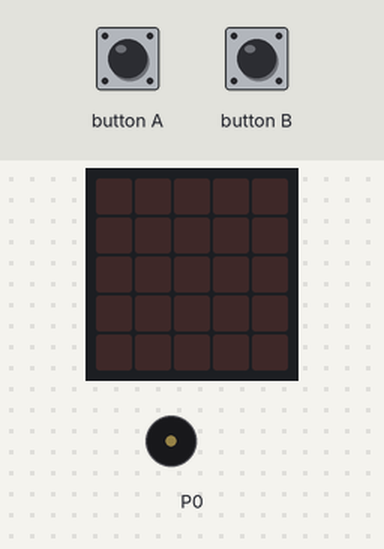
This program was run on a simulated BBC micro:bit (MakeCode). On the bench: the board's 5×5 LED display, buzzer (waves = sounding). Inputs (shaded band) come from the test bench. The 48×5 strip is a reading aid, not a part: it shows the text the display is scrolling, unrolled, one strip-width of it at a time.

Above: at 1.2 s.
1.3 s: button B pressed for 0.15 s
At 2.3 s:
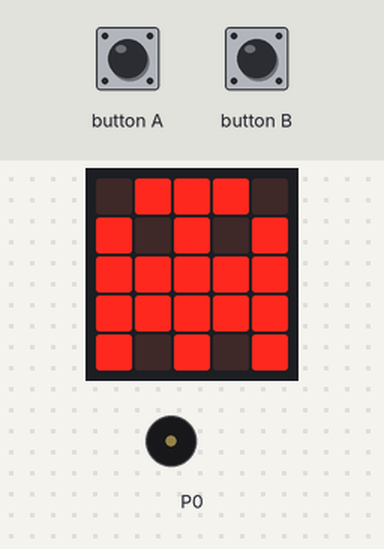
4.3 s: button A pressed for 0.15 s
At 7.8 s:
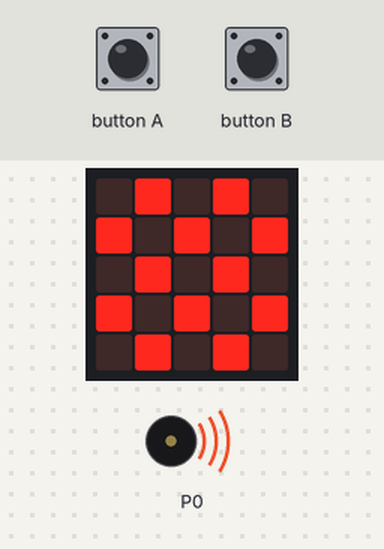
10.4 s: button B pressed for 0.15 s
At 14.5 s:
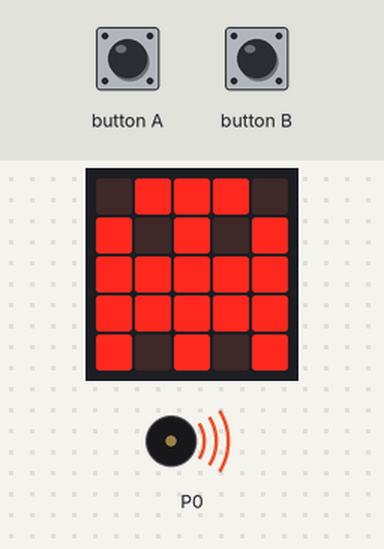
22.5 s: button A pressed for 0.15 s
At 22.85 s:
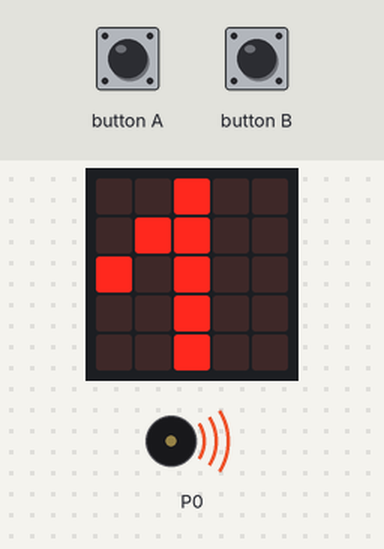
Timing chart, 0 to 25.5 s (numbered marks = the images above; inputs shaded):
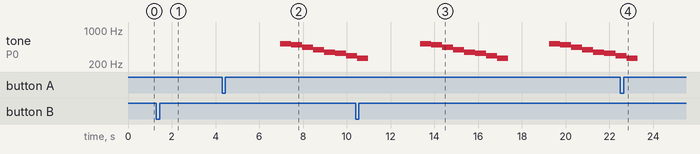

The program:

main.ts
```typescript
input.onButtonPressed(Button.A, function () {
    basic.showLeds(`
        . . # . .
        . # # . .
        # . # . .
        . . # . .
        . . # . .
        `)
    basic.showIcon(IconNames.Chessboard)
    basic.showString("adria")
    music.playMelody("C5 B A G F E D C ", 120)
    basic.showLeds(`
        . . . . .
        . . . . .
        . . . . .
        . . . . .
        . . . . .
        `)
})
input.onButtonPressed(Button.B, function () {
    basic.showLeds(`
        . # # # .
        . . . # .
        . # # # .
        . # . . .
        . # # # .
        `)
    basic.showIcon(IconNames.Ghost)
    basic.showString("papa")
    music.playMelody("C5 B A G F E D C ", 120)
    basic.showLeds(`
        . . . . .
        . . . . .
        . . . . .
        . . . . .
        . . . . .
        `)
})
```

test.ts
```typescript
// aquí va el archivo "tests"; esto no se compilará cuando este paquete se utilice como una extensión.
```

Measured:
- after the input at 1.3 s, the display: first changes after 0.15 s (image 1 shows a later state)
- after the input at 4.3 s, the display: first differs from a run without the input after 2.7 s (image 2 shows a later state)
- after the input at 10.4 s, the display: first differs from a run without the input after 3.4 s (image 3 shows a later state)
- after the input at 22.5 s, the display: changes after 0.15 s (image 4)
- by itself, tone on P0: plays 262 Hz for 0.50 s, 523 Hz for 0.51 s, 494 Hz for 0.51 s, 440 Hz for 0.51 s, 392 Hz for 0.51 s, 349 Hz for 0.51 s … (16 notes in this stretch)
- what the display in image 1 shows lasts 0.6 s, from 1.9 s to 2.5 s
- what the display in image 4 shows lasts 0.4 s, from 22.7 s to 23.1 s
